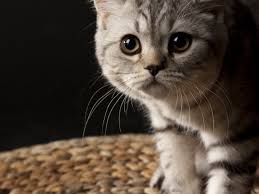
%> input picture Less7/800x600a.jpg, 259 x 194 px
$ octave image800x600.m   (GNU Octave 9; MATLAB toolbox functions it lacks are replaced by stand-ins)
%> lines starting %> are read from the running program, lines starting %| are printed output that depends on the picture
clear all;
clc;

pic_data = imread('./800x600a.jpg');
%> pic_data is the input picture: size 194x259x3 uint8; mean R, G, B 79, 66.9, 56.4
pic_red = pic_data(:, :, 1);
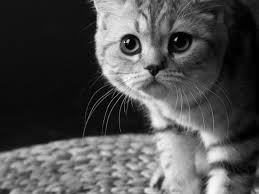
%> pic_red: size 194x259 uint8; min 0, max 254, mean 79
pic_green = pic_data(:,:,2);
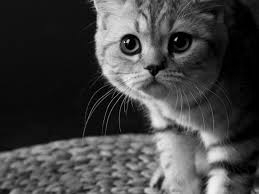
%> pic_green: size 194x259 uint8; min 0, max 244, mean 66.9
pic_blue = pic_data(:,:,3);
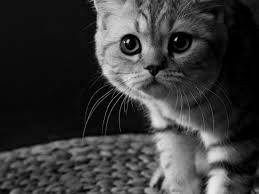
%> pic_blue: size 194x259 uint8; min 0, max 236, mean 56.4
[ROW COL] = size(pic_red);
%> ROW = 194; COL = 259

fid = fopen('./abcde800x600a.txt', 'w+');
for r = 1 : ROW
    for c = 1: COL
        %red取高三位，green取高两位，blue取高2位，拼接成8位数据
        %因为原本你是为RGB888格式，这样原始的一帧数据是为24bit,串口一帧数据为8比特。为了提高速率，所以这样来处理
        %0D224 = 1110_-2
        pic_out(r,c) = bitand(pic_red(r,c), 224) + bitshift(bitand(pic_green(r,c), 224), -3) + bitshift(bitand(pic_blue(r,c), 192), -6);
        fprintf(fid, '%02x', pic_out(r,c));
    end
end
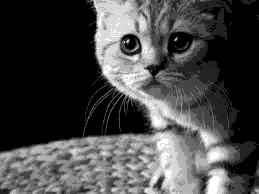
%> pic_out: size 194x259 uint8; min 0, max 255, mean 71.3
fclose(fid);%关闭文件
